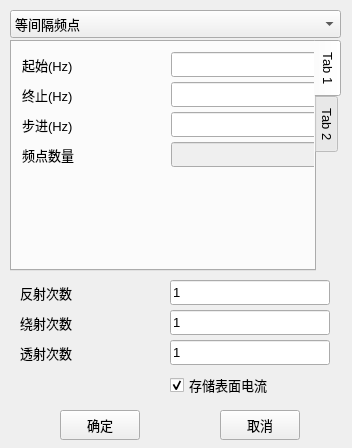
<?xml version="1.0" encoding="UTF-8"?>
<ui version="4.0">
 <class>frmFrequency2</class>
 <widget class="QMainWindow" name="frmFrequency2">
  <property name="geometry">
   <rect>
    <x>0</x>
    <y>0</y>
    <width>352</width>
    <height>448</height>
   </rect>
  </property>
  <property name="font">
   <font>
    <pointsize>10</pointsize>
   </font>
  </property>
  <property name="windowTitle">
   <string>求解设置</string>
  </property>
  <widget class="QWidget" name="centralwidget">
   <widget class="QPushButton" name="btnOK">
    <property name="geometry">
     <rect>
      <x>60</x>
      <y>410</y>
      <width>80</width>
      <height>30</height>
     </rect>
    </property>
    <property name="text">
     <string>确定</string>
    </property>
   </widget>
   <widget class="QPushButton" name="btnCancel">
    <property name="geometry">
     <rect>
      <x>220</x>
      <y>410</y>
      <width>80</width>
      <height>30</height>
     </rect>
    </property>
    <property name="text">
     <string>取消</string>
    </property>
   </widget>
   <widget class="QCheckBox" name="checkBox">
    <property name="geometry">
     <rect>
      <x>170</x>
      <y>370</y>
      <width>160</width>
      <height>30</height>
     </rect>
    </property>
    <property name="text">
     <string>存储表面电流</string>
    </property>
    <property name="checked">
     <bool>true</bool>
    </property>
   </widget>
   <widget class="QLineEdit" name="txtDiffraction">
    <property name="geometry">
     <rect>
      <x>170</x>
      <y>340</y>
      <width>160</width>
      <height>25</height>
     </rect>
    </property>
    <property name="text">
     <string>1</string>
    </property>
   </widget>
   <widget class="QLabel" name="label_6">
    <property name="geometry">
     <rect>
      <x>20</x>
      <y>340</y>
      <width>111</width>
      <height>25</height>
     </rect>
    </property>
    <property name="text">
     <string>透射次数</string>
    </property>
   </widget>
   <widget class="QLineEdit" name="txtTransmission">
    <property name="geometry">
     <rect>
      <x>170</x>
      <y>310</y>
      <width>160</width>
      <height>25</height>
     </rect>
    </property>
    <property name="text">
     <string>1</string>
    </property>
   </widget>
   <widget class="QLabel" name="label_5">
    <property name="geometry">
     <rect>
      <x>20</x>
      <y>310</y>
      <width>111</width>
      <height>25</height>
     </rect>
    </property>
    <property name="text">
     <string>绕射次数</string>
    </property>
   </widget>
   <widget class="QLineEdit" name="txtReflection">
    <property name="geometry">
     <rect>
      <x>170</x>
      <y>280</y>
      <width>160</width>
      <height>25</height>
     </rect>
    </property>
    <property name="text">
     <string>1</string>
    </property>
   </widget>
   <widget class="QLabel" name="label_4">
    <property name="geometry">
     <rect>
      <x>20</x>
      <y>280</y>
      <width>111</width>
      <height>25</height>
     </rect>
    </property>
    <property name="text">
     <string>反射次数</string>
    </property>
   </widget>
   <widget class="QTabWidget" name="tabWidget">
    <property name="geometry">
     <rect>
      <x>10</x>
      <y>40</y>
      <width>331</width>
      <height>231</height>
     </rect>
    </property>
    <property name="sizePolicy">
     <sizepolicy hsizetype="Expanding" vsizetype="Expanding">
      <horstretch>0</horstretch>
      <verstretch>0</verstretch>
     </sizepolicy>
    </property>
    <property name="tabPosition">
     <enum>QTabWidget::East</enum>
    </property>
    <property name="currentIndex">
     <number>0</number>
    </property>
    <property name="tabsClosable">
     <bool>false</bool>
    </property>
    <property name="tabBarAutoHide">
     <bool>true</bool>
    </property>
    <widget class="QWidget" name="tab_2">
     <attribute name="title">
      <string>Tab 1</string>
     </attribute>
     <widget class="QLabel" name="label_7">
      <property name="geometry">
       <rect>
        <x>10</x>
        <y>100</y>
        <width>101</width>
        <height>25</height>
       </rect>
      </property>
      <property name="text">
       <string>频点数量</string>
      </property>
     </widget>
     <widget class="QLabel" name="label">
      <property name="geometry">
       <rect>
        <x>10</x>
        <y>10</y>
        <width>101</width>
        <height>25</height>
       </rect>
      </property>
      <property name="text">
       <string>起始(Hz)</string>
      </property>
     </widget>
     <widget class="QLineEdit" name="txtIncrement">
      <property name="geometry">
       <rect>
        <x>159</x>
        <y>70</y>
        <width>160</width>
        <height>25</height>
       </rect>
      </property>
     </widget>
     <widget class="QLineEdit" name="txtEnd">
      <property name="geometry">
       <rect>
        <x>159</x>
        <y>40</y>
        <width>160</width>
        <height>25</height>
       </rect>
      </property>
     </widget>
     <widget class="QLabel" name="label_3">
      <property name="geometry">
       <rect>
        <x>10</x>
        <y>70</y>
        <width>101</width>
        <height>25</height>
       </rect>
      </property>
      <property name="text">
       <string>步进(Hz)</string>
      </property>
     </widget>
     <widget class="QLineEdit" name="txtStart">
      <property name="geometry">
       <rect>
        <x>159</x>
        <y>10</y>
        <width>160</width>
        <height>25</height>
       </rect>
      </property>
     </widget>
     <widget class="QLineEdit" name="txtFreqNum">
      <property name="enabled">
       <bool>false</bool>
      </property>
      <property name="geometry">
       <rect>
        <x>159</x>
        <y>100</y>
        <width>160</width>
        <height>25</height>
       </rect>
      </property>
     </widget>
     <widget class="QLabel" name="label_2">
      <property name="geometry">
       <rect>
        <x>10</x>
        <y>40</y>
        <width>101</width>
        <height>25</height>
       </rect>
      </property>
      <property name="text">
       <string>终止(Hz)</string>
      </property>
     </widget>
    </widget>
    <widget class="QWidget" name="tab_3">
     <attribute name="title">
      <string>Tab 2</string>
     </attribute>
     <widget class="QTableWidget" name="tbFreqList">
      <property name="geometry">
       <rect>
        <x>2</x>
        <y>0</y>
        <width>321</width>
        <height>191</height>
       </rect>
      </property>
      <column>
       <property name="text">
        <string>频率值(HZ)</string>
       </property>
      </column>
     </widget>
     <widget class="QPushButton" name="btnAdd">
      <property name="geometry">
       <rect>
        <x>2</x>
        <y>195</y>
        <width>100</width>
        <height>26</height>
       </rect>
      </property>
      <property name="text">
       <string>添加频点</string>
      </property>
     </widget>
     <widget class="QPushButton" name="btnRemove">
      <property name="geometry">
       <rect>
        <x>220</x>
        <y>195</y>
        <width>100</width>
        <height>26</height>
       </rect>
      </property>
      <property name="text">
       <string>移除选中行</string>
      </property>
     </widget>
    </widget>
   </widget>
   <widget class="QComboBox" name="cbxFreqType">
    <property name="geometry">
     <rect>
      <x>10</x>
      <y>10</y>
      <width>331</width>
      <height>28</height>
     </rect>
    </property>
    <item>
     <property name="text">
      <string>等间隔频点</string>
     </property>
    </item>
    <item>
     <property name="text">
      <string>离散频点</string>
     </property>
    </item>
   </widget>
  </widget>
 </widget>
 <tabstops>
  <tabstop>cbxFreqType</tabstop>
  <tabstop>txtFreqNum</tabstop>
  <tabstop>tabWidget</tabstop>
  <tabstop>txtStart</tabstop>
  <tabstop>txtEnd</tabstop>
  <tabstop>txtIncrement</tabstop>
  <tabstop>txtReflection</tabstop>
  <tabstop>txtTransmission</tabstop>
  <tabstop>txtDiffraction</tabstop>
  <tabstop>checkBox</tabstop>
  <tabstop>btnOK</tabstop>
  <tabstop>btnCancel</tabstop>
  <tabstop>btnAdd</tabstop>
  <tabstop>btnRemove</tabstop>
  <tabstop>tbFreqList</tabstop>
 </tabstops>
 <resources/>
 <connections/>
</ui>
